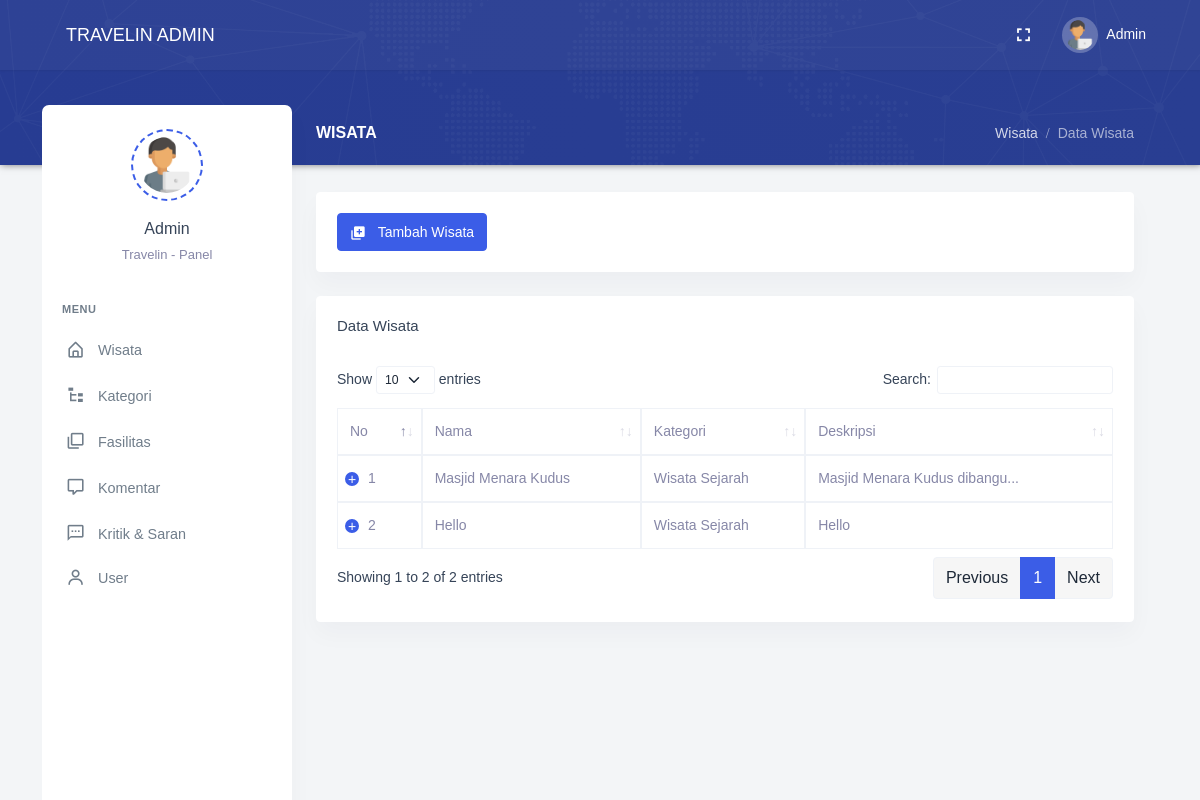
The app's page /admin/src/pages/tours/, older data.
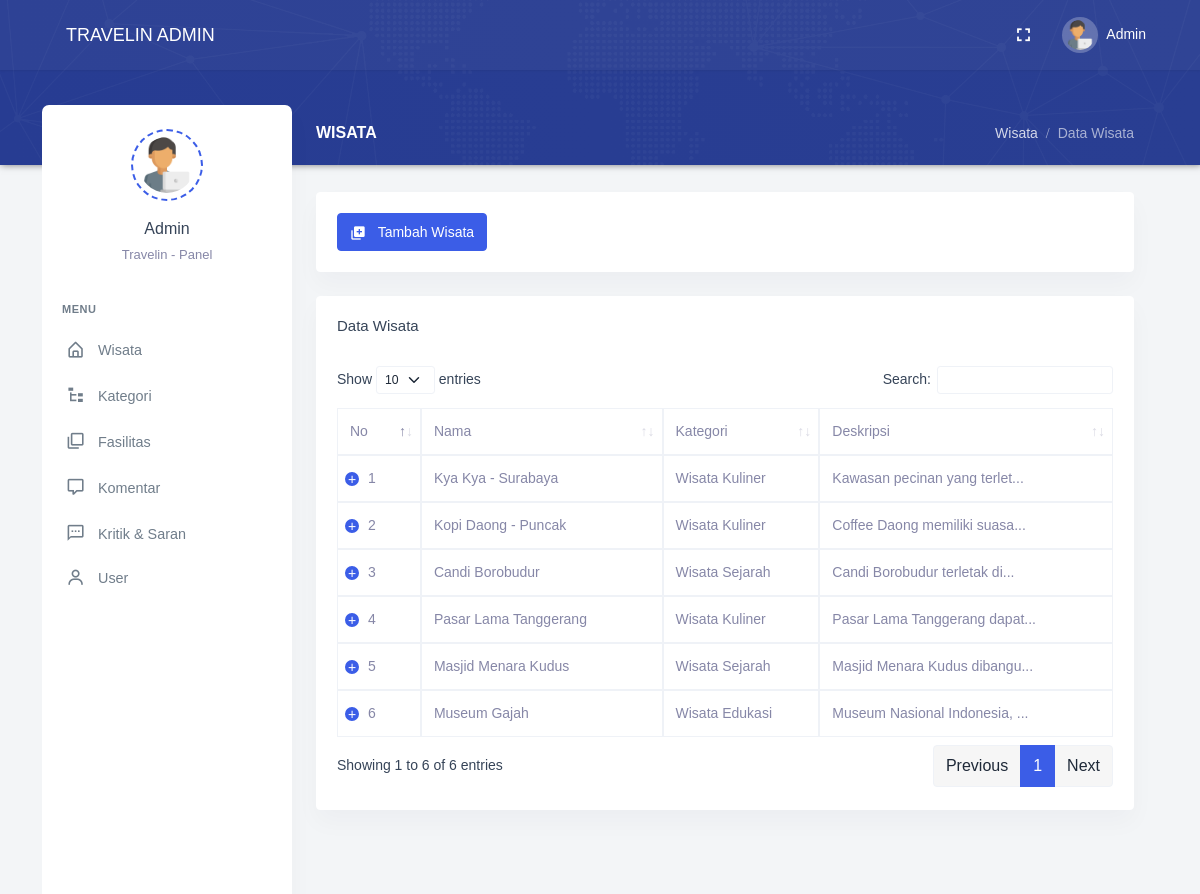
The same page, newer data.
### tables this page shows
CREATE TABLE `tours` (
  `id` int(11) NOT NULL,
  `category_id` int(11) NOT NULL,
  `name` varchar(255) NOT NULL,
  `description` text NOT NULL,
  `address` text NOT NULL,
  `url_map` text NOT NULL,
  `created_at` datetime NOT NULL DEFAULT current_timestamp(),
  `updated_at` datetime NOT NULL DEFAULT current_timestamp()
);

CREATE TABLE `categories` (
  `id` int(11) NOT NULL,
  `category_name` varchar(255) NOT NULL,
  `image` varchar(255) NOT NULL,
  `created_at` datetime NOT NULL DEFAULT current_timestamp(),
  `updated_at` datetime NOT NULL DEFAULT current_timestamp()
);

### admin/src/pages/tours/index.php (the view, shortened to what this page needs)
<?php
include "../../../config/database.php";
$query = mysqli_query($koneksi, "SELECT *, tours.id as tourId  FROM tours
LEFT JOIN categories ON tours.category_id = categories.id");
$listTour = [];
if (mysqli_num_rows($query) > 0) {
    while ($data = mysqli_fetch_array($query)) {
        $total = 0;
        $queryFavorite = mysqli_query($koneksi, "SELECT COUNT(*) as total FROM tour_favorites WHERE tour_id = " . $data['tourId'] . "");
        if (mysqli_num_rows($queryFavorite) > 0) {
            while ($dataFavorite = mysqli_fetch_array($queryFavorite)) {
                $total = $dataFavorite['total'];
            }
        }
        array_push($listTour, array(
            "tourId" => $data['tourId'],
            "name" => $data['name'],
            "category_name" => $data['category_name'],
            "description" => $data['description'],
            "address" => $data['description'],
            "total" =>  $total,
        ));
    }
}
usort($listTour, 'compareByName');
?>
<?php include_once "../../layouts/head.php" ?>
<body data-layout="detached" data-topbar="colored">
    <div class="container-fluid">
        <div id="layout-wrapper">
            <?php include_once "../../layouts/topbar.php" ?>
            <?php include_once "../../layouts/sidebar.php" ?>
            <div class="main-content">
                <div class="page-content">
                    <div class="row">
                        <div class="col-12">
                            <div class="page-title-box d-flex align-items-center justify-content-between">
                                <h4 class="page-title mb-0 font-size-18">Wisata</h4>
                                <div class="page-title-right">
                                    <ol class="breadcrumb m-0">
                                        <li class="breadcrumb-item"><a href="javascript: void(0);">Wisata</a></li>
                                        <li class="breadcrumb-item active">Data Wisata</li>
                                    </ol>
                                </div>
                            </div>
                        </div>
                    </div>
                    <div class="row">
                        <div class="col-12">
                            <div class="card">
                                <div class="card-body">
                                    <a href="./add.php" class="btn btn-primary waves-effect waves-light">
                                        <i class="bx bxs-add-to-queue font-size-16 align-middle me-2"></i> Tambah Wisata
                                    </a>
                                </div>
                            </div>
                            <div class="card">
                                <div class="card-body">
                                    <h4 class="card-title pb-4">Data Wisata</h4>
                                    <table id="datatable" class="table table-bordered dt-responsive nowrap" style="border-collapse: collapse; border-spacing: 0; width: 100%;">
                                        <thead>
                                            <tr>
                                                <th>No</th>
                                                <th>Nama</th>
                                                <th>Kategori</th>
                                                <th>Deskripsi</th>
                                            </tr>
                                        </thead>
                                        <tbody>
                                            <?php if (!empty($listTour)) { ?>
                                                <?php
                                                $no = 1;
                                                foreach ($listTour as $row) {
                                                ?>
                                                    <tr>
                                                        <td><?= $no ?></td>
                                                        <td><?= $row['name'] ?></td>
                                                        <td><?= $row['category_name'] ?></td>
                                                        <td><?= mb_strimwidth($row['description'], 0, 30, '...') ?></td>
                                                    </tr>
                                                <?php $no++;
                                                } ?>
                                            <?php } ?>
                                        </tbody>
                                    </table>
                                </div>
                            </div>
                        </div>
                    </div>
                </div>
            </div>
        </div>
    </div>
    <?php include_once "../../layouts/script.php" ?>
</body>

Row changes from the older to the newer data that the page shows:
removed tours: name "Hello", category.category_name "Wisata Sejarah", description "Hello"
added tours: name "Kya Kya - Surabaya", category.category_name "Wisata Kuliner", description "Kawasan pecinan yang terlet..."
added tours: name "Kopi Daong - Puncak", category.category_name "Wisata Kuliner", description "Coffee Daong memiliki suasa..."
added tours: name "Candi Borobudur", category.category_name "Wisata Sejarah", description "Candi Borobudur terletak di..."
added tours: name "Pasar Lama Tanggerang", category.category_name "Wisata Kuliner", description "Pasar Lama Tanggerang dapat..."
added tours: name "Museum Gajah", category.category_name "Wisata Edukasi", description "Museum Nasional Indonesia, ..."
Text that changed along with them:
text written by a page script: "Show entries Search: Showing 1 to 2 of 2 entries Previous 1 Next" → "Show entries Search: Showing 1 to 6 of 6 entries Previous 1 Next"
